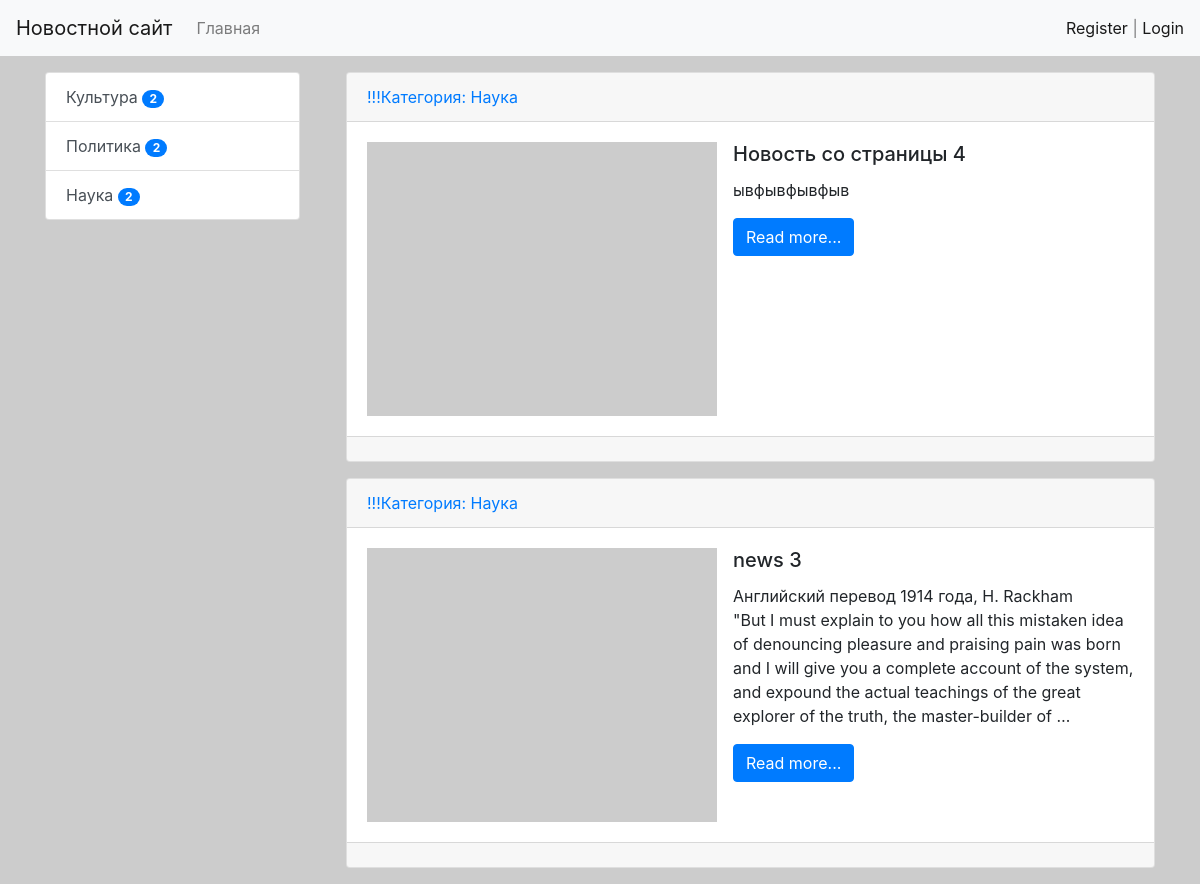
Page /category/4/ on the earlier database version.
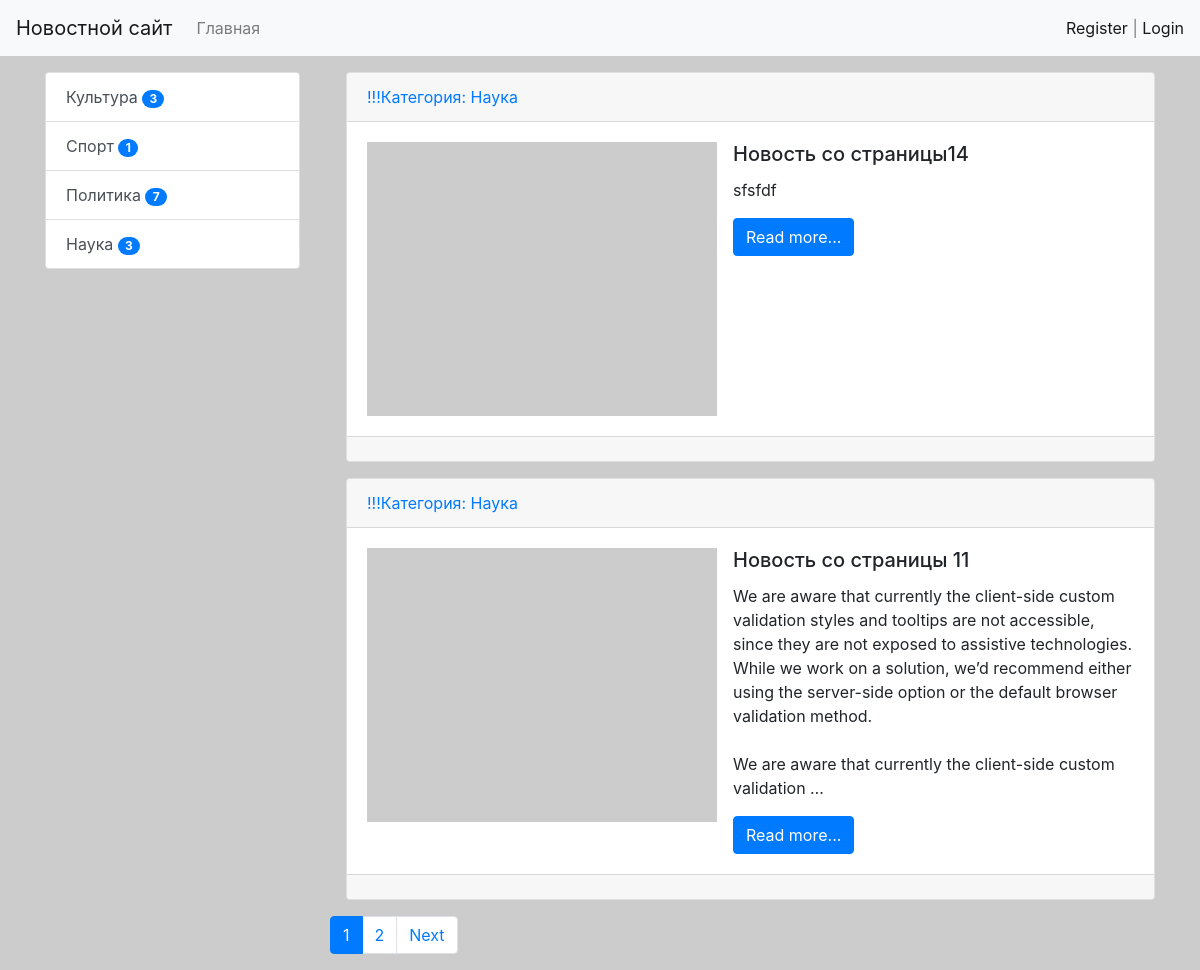
Same page on the later database version.
### news/models.py (models this page shows, shortened)
class Category(models.Model):
    title = models.CharField(max_length=150, db_index=True, verbose_name='Наименование категории')
    def get_absolute_url(self):
        return reverse('category', kwargs={'category_id': self.pk})
    def __str__(self):
        return self.title
    class Meta:
        verbose_name = 'Категория'
        verbose_name_plural = 'Категории'
        ordering = ['title']

class News(models.Model):
    title = models.CharField(max_length=150, verbose_name='Название новости')
    content = models.TextField(blank=True, verbose_name='Контент')
    created_at = models.DateTimeField(auto_now_add=True, verbose_name='Дата публикации')
    updated_at = models.DateTimeField(auto_now=True, verbose_name='Обновлено')
    photo = models.ImageField(upload_to='photos/%Y/%m/%d/', verbose_name='Фото', blank=True)
    is_published = models.BooleanField(default=True, verbose_name='Опубликовано')
    category = models.ForeignKey('Category', on_delete=models.PROTECT, verbose_name='Опубликовано', related_name='get_news')
    views = models.IntegerField(default=0)
    def get_absolute_url(self):
        return reverse('view_news', kwargs={'pk': self.pk})
    class Meta:
        verbose_name = 'Новость'
        verbose_name_plural = 'Новости'
        ordering = ['-created_at']

### news/views.py (the view)
# urls.py: path('category/<int:category_id>/', NewsByCategory.as_view(), name='category'),
class NewsByCategory(MyMixin, ListView):
    model = News
    template_name = 'news/home_news_list.html'
    context_object_name = 'news'
    allow_empty = False
    paginate_by = 2
    def get_context_data(self, *, object_list=None, **kwargs):
        context = super().get_context_data(**kwargs)
        context['title'] = self.get_upper(Category.objects.get(pk=self.kwargs['category_id']))
        return context
    def get_queryset(self):
        return News.objects.filter(category_id = self.kwargs['category_id'], is_published=True)

### news/templatetags/news_tags.py (called while the page is built)
@register.inclusion_tag('news/list_categories.html')
def show_categories():
    categories = Category.objects.annotate(cnt=Count('get_news', filter=F('get_news__is_published'))).filter(cnt__gt=0)
    return {'categories': categories}

### news/utils.py (called while the page is built)
    def get_upper(self, s):
        if isinstance(s, str):
            return s.upper()
        else:
            return s.title.upper()

### news/templates/news/home_news_list.html (shortened to what this page needs)
{% extends 'base.html' %}
{% block sidebar %}
{% include 'inc/_sidebar.html' %}
{% endblock %}
{% block content %}
    {% for item in news %}
    <div class="card mb-3 ml-3">
        <div class="card-header">
            <a href="{{ item.category.get_absolute_url }}">!!!Категория: {{ item.category }}</a>
        </div>
        <div class="card-body">
            <div class="media">
                {% if item.photo %}
                <img src="{{ item.photo.url }}" alt="" width="350" class="mr-3">
                {% else %}
                <img src="https://picsum.photos/id/1/300/235" alt="" width="350" class="mr-3">
                {% endif %}
                <div class="media-body">
                    <h5 class="card-title">{{ item.title }}</h5>
                    <p class="card-text">{{ item.content|linebreaksbr|truncatewords:50 }}</p>
                    <a href="{{ item.get_absolute_url }}" class="btn btn-primary">Read more...</a>
                </div>
            </div>
        </div>
        <div class="card-footer text-muted">
        </div>
    </div>
    {% endfor %}
{% endblock %}

### news/templates/news/list_categories.html
<div class="list-group">
        {% for item in categories%}
        <a href="{{ item.get_absolute_url}}" class="list-group-item list-group-item-action">{{  item.title }}
        <span class="badge badge-primary badge-pill"> {{item.cnt}}</span>
        </a>
        {% endfor %}
</div>

Differences in the rows shown:
no longer on this page (row unchanged): News: category "Наука", title "Новость со страницы 4", content "ывфывфывфыв"
no longer on this page (row edited): News: category "Наука", title "news 3", content "Английский перевод 1914 года, H. Rackham \"But I must explain to you how all this mistaken idea of denouncing pleasure and praising pain was born and I will give you a complete account of the system, and expound the actual teachings of the great explorer of the truth, the master-builder of …"
computed for Category "Культура": cnt "2" → "3"
now on this page (row unchanged): Category: title "Спорт", cnt "1"
computed for Category "Политика": cnt "2" → "7"
computed for Category "Наука": cnt "2" → "3"
added News: category "Наука", title "Новость со страницы14", content "sfsfdf"
now on this page (row edited): News: category "Наука", title "Новость со страницы 11", content "We are aware that currently the client-side custom validation styles and tooltips are not accessible, since they are not exposed to assistive technologies. While we work on a solution, we’d recommend either using the server-side option or the default browser validation method. We are aware that currently the client-side custom validation …"
Other differences:
new list line: "1"
new list line: "2"
text now shown: "Next"
